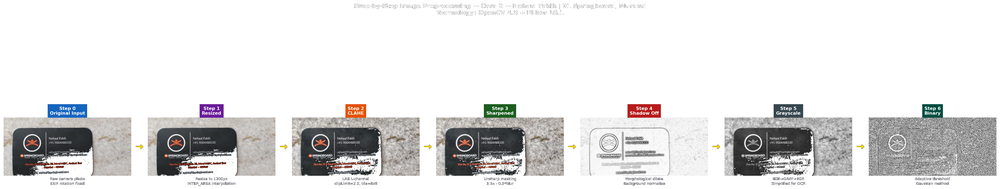
#> input picture report_images/09_step_by_step_card2.png, 1000 x 189 px, shrunk from 3627 x 684 before the run
$ python card_detector.py ../report_images/09_step_by_step_card2.png
#> lines starting #> are read from the running program, lines starting #| are printed output that depends on the picture; after the words box and inside, x2 and y2 are one past the last pixel; in counts of white or black regions, pixels touching at a corner belong together
"""
Automatic Visiting Card Detection and Background Removal
=========================================================
Detects the card boundary and crops out background noise
"""

import cv2
import numpy as np
from PIL import Image
import io


def detect_and_crop_card(image_bytes: bytes) -> bytes:
    """
    Detect visiting card in image and crop out background.

    Process:
    1. Convert to grayscale
    2. Apply edge detection
    3. Find largest rectangular contour (the card)
    4. Perspective transform to get clean card image
    5. Return cropped card as bytes
    """
    try:
        # Load image
        nparr = np.frombuffer(image_bytes, np.uint8)
        img = cv2.imdecode(nparr, cv2.IMREAD_COLOR)
#> img is the input picture: shape (189, 1000, 3); mean B, G, R 224.8, 224.9, 225.6

        if img is None:
            print("  ⚠️ Card detection: Failed to decode image")
            return image_bytes

        original = img.copy()
        height, width = img.shape[:2]
#> height = 189; width = 1000

        # Step 1: Preprocessing
        gray = cv2.cvtColor(img, cv2.COLOR_BGR2GRAY)

        # Apply bilateral filter to reduce noise while keeping edges sharp
        blurred = cv2.bilateralFilter(gray, 9, 75, 75)
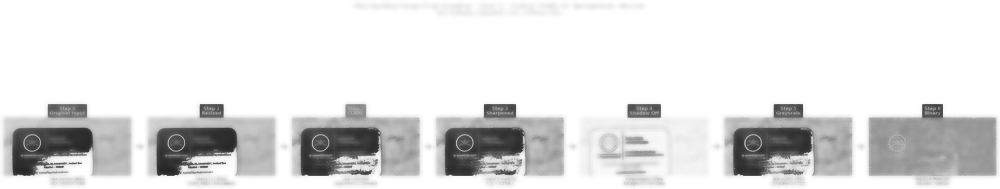
#> blurred: shape (189, 1000); min 38, max 255, mean 225.1

        # Step 2: Edge detection
        edges = cv2.Canny(blurred, 50, 150)
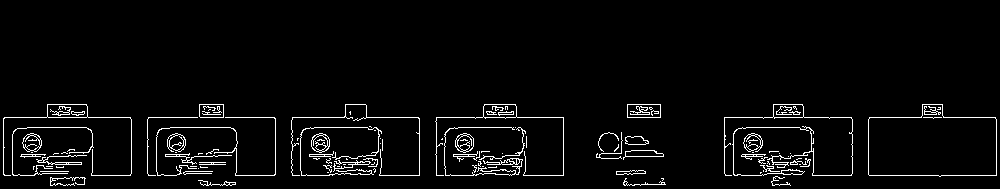
#> edges: shape (189, 1000); 3.8% white in thin lines or dots, all inside (x1, y1, x2, y2) = (3, 104, 997, 186)

        # Dilate edges to close gaps
        kernel = np.ones((5, 5), np.uint8)
        dilated = cv2.dilate(edges, kernel, iterations=1)
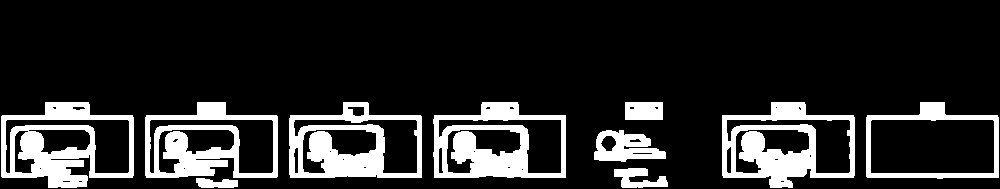
#> dilated: shape (189, 1000); 16% white; 10 white regions

        # Step 3: Find contours
        contours, _ = cv2.findContours(dilated, cv2.RETR_EXTERNAL, cv2.CHAIN_APPROX_SIMPLE)
#> contours = 10 contours; largest, box (x1, y1, x2, y2) and area: (1, 102, 134, 188) 8774, (722, 102, 855, 188) 8748, (433, 102, 566, 178) 8569, (866, 102, 999, 179) 8502, (289, 102, 422, 178) 8456

        if not contours:
            print("  ⚠️ Card detection: No contours found")
            return image_bytes

        # Sort contours by area (largest first)
        contours = sorted(contours, key=cv2.contourArea, reverse=True)

        # Step 4: Find the card (largest rectangular contour)
        card_contour = None
        for contour in contours[:10]:  # Check top 10 largest contours
            area = cv2.contourArea(contour)

            # Card should be at least 20% of image area
            if area < (width * height * 0.2):
                continue

            # Approximate contour to polygon
            peri = cv2.arcLength(contour, True)
            approx = cv2.approxPolyDP(contour, 0.02 * peri, True)

            # Card should have 4 corners (rectangle)
            if len(approx) == 4:
                card_contour = approx
                print(f"  ✅ Card detected: {len(approx)} corners, area={area:.0f}")
                break
#> this loop made 10 passes
#> area on passes 1, 2, 3, 4, 5, 6, 7, 9, 10: 8774.5, 8748.5, 8569, 8502.5, 8456, 8121, 1479, 538.5, 276
#> (contour, area) on pass 8: ([[625, 102], [625, 119], [662, 119], [662, 102]], 629)

        # If no perfect rectangle found, use largest contour's bounding box
        if card_contour is None:
            largest = contours[0]
#> largest = contour of 58 points, box (x1, y1, x2, y2) (1, 102, 134, 188), area 8774
            x, y, w, h = cv2.boundingRect(largest)
#> x = 1; y = 102; w = 133; h = 86

            # Check if bounding box is reasonable
            if w * h < (width * height * 0.2):
                print("  ⚠️ Card detection: Contour too small, using original")
                return image_bytes

            card_contour = np.array([
                [[x, y]],
                [[x + w, y]],
                [[x + w, y + h]],
                [[x, y + h]]
            ])
            print(f"  ✅ Card detected: Using bounding box {w}x{h}")

        # Step 5: Order points (top-left, top-right, bottom-right, bottom-left)
        pts = card_contour.reshape(4, 2)
        rect = order_points(pts)

        # Step 6: Perspective transform to get clean rectangular card
        (tl, tr, br, bl) = rect

        # Calculate width and height of card
        widthA = np.linalg.norm(br - bl)
        widthB = np.linalg.norm(tr - tl)
        maxWidth = max(int(widthA), int(widthB))

        heightA = np.linalg.norm(tr - br)
        heightB = np.linalg.norm(tl - bl)
        maxHeight = max(int(heightA), int(heightB))

        # Ensure reasonable aspect ratio (visiting cards are typically 3.5:2 or similar)
        aspect_ratio = maxWidth / maxHeight if maxHeight > 0 else 1
        if aspect_ratio < 1:  # Card is vertical, swap dimensions
            maxWidth, maxHeight = maxHeight, maxWidth

        # Destination points for perspective transform
        dst = np.array([
            [0, 0],
            [maxWidth - 1, 0],
            [maxWidth - 1, maxHeight - 1],
            [0, maxHeight - 1]
        ], dtype="float32")

        # Compute perspective transform matrix and apply it
        M = cv2.getPerspectiveTransform(rect, dst)
        warped = cv2.warpPerspective(original, M, (maxWidth, maxHeight))

        # Step 7: Post-processing - enhance contrast
        warped = enhance_card_image(warped)

        # Convert back to bytes
        _, buffer = cv2.imencode('.jpg', warped, [cv2.IMWRITE_JPEG_QUALITY, 95])
        cropped_bytes = buffer.tobytes()

        print(f"  ✅ Card cropped: {maxWidth}x{maxHeight} (aspect ratio: {aspect_ratio:.2f})")
        return cropped_bytes

    except Exception as e:
        print(f"  ⚠️ Card detection error: {e}")
        return image_bytes


# [65 lines left out: functions order_points, enhance_card_image, simple_crop_card, not called in this run]


def auto_rotate_card(image_bytes: bytes) -> bytes:
    """
    Detect and correct card rotation using text orientation
    """
    try:
        nparr = np.frombuffer(image_bytes, np.uint8)
        img = cv2.imdecode(nparr, cv2.IMREAD_COLOR)

        if img is None:
            return image_bytes

        # Convert to grayscale
        gray = cv2.cvtColor(img, cv2.COLOR_BGR2GRAY)

        # Detect text orientation using moments
        # This is a simple heuristic - text lines are usually horizontal
        edges = cv2.Canny(gray, 50, 150)
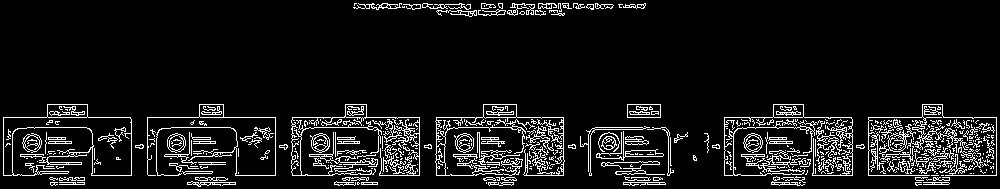
#> edges: shape (189, 1000); 8.9% white in thin lines or dots
        lines = cv2.HoughLinesP(edges, 1, np.pi/180, 100, minLineLength=50, maxLineGap=10)
#> lines = 142 rows, first 6: [868, 117, 996, 117], [868, 175, 996, 175], [27, 127, 86, 127], [292, 156, 365, 156], [868, 162, 960, 162], [580, 141, 648, 141]

        if lines is None:
            return image_bytes

        # Calculate average angle of detected lines
        angles = []
        for line in lines:
            x1, y1, x2, y2 = line[0]
            angle = np.degrees(np.arctan2(y2 - y1, x2 - x1))
            angles.append(angle)
#> this loop made 142 passes
#> (x1, y1, x2, y2, angle) on passes 1 to 12: (868, 117, 996, 117, 0), (868, 175, 996, 175, 0), (27, 127, 86, 127, 0), (292, 156, 365, 156, 0), (868, 162, 960, 162, 0), (580, 141, 648, 141, 0), (292, 143, 359, 143, 0), (436, 137, 498, 137, 0), (435, 154, 501, 154, 0), (292, 117, 419, 117, 0), (436, 156, 502, 157, 0.868), (47, 164, 100, 164, 0)
#> after the loop, angles = 142 values, max 3.24 at index 90, min -4.34 at index 126, mean -0.216

        if not angles:
            return image_bytes

        median_angle = np.median(angles)
#> median_angle = 0

        # If card is significantly rotated, correct it
        if abs(median_angle) > 5:  # More than 5 degrees
            height, width = img.shape[:2]
            center = (width // 2, height // 2)

            # Rotate image
            M = cv2.getRotationMatrix2D(center, median_angle, 1.0)
            rotated = cv2.warpAffine(img, M, (width, height),
                                     flags=cv2.INTER_CUBIC,
                                     borderMode=cv2.BORDER_REPLICATE)

            # Convert back to bytes
            _, buffer = cv2.imencode('.jpg', rotated, [cv2.IMWRITE_JPEG_QUALITY, 95])
            print(f"  ✅ Card rotated: {median_angle:.1f}°")
            return buffer.tobytes()

        return image_bytes

    except Exception as e:
        print(f"  ⚠️ Auto-rotate error: {e}")
        return image_bytes


def preprocess_card_image(image_bytes: bytes, enable_detection: bool = True) -> bytes:
    """
    Main preprocessing pipeline:
    1. Detect and crop card (remove background)
    2. Auto-rotate if needed
    3. Enhance for OCR

    Args:
        image_bytes: Original image bytes
        enable_detection: If True, use advanced detection. If False, use simple crop.

    Returns:
        Preprocessed image bytes
    """
    print("  🔍 Preprocessing card image...")

    if enable_detection:
        # Advanced: Detect card boundary and perspective transform
        image_bytes = detect_and_crop_card(image_bytes)
    else:
        # Simple: Just crop margins
        image_bytes = simple_crop_card(image_bytes)

    # Auto-rotate if needed
    image_bytes = auto_rotate_card(image_bytes)

    return image_bytes


# ── Self-test ─────────────────────────────────────────────────────────────────

if __name__ == '__main__':
    import sys

    if len(sys.argv) < 2:
        print("Usage: python card_detector.py <image_path>")
        sys.exit(1)

    image_path = sys.argv[1]

    # Load image
    with open(image_path, 'rb') as f:
        image_bytes = f.read()

    print(f"Processing: {image_path}")
    print(f"Original size: {len(image_bytes)} bytes")

    # Process
    processed = preprocess_card_image(image_bytes, enable_detection=True)

    print(f"Processed size: {len(processed)} bytes")

    # Save result
    output_path = image_path.replace('.', '_cropped.')
    with open(output_path, 'wb') as f:
        f.write(processed)

    print(f"✅ Saved to: {output_path}")

$ run again, on report_images/03_image_preprocessing_steps.png
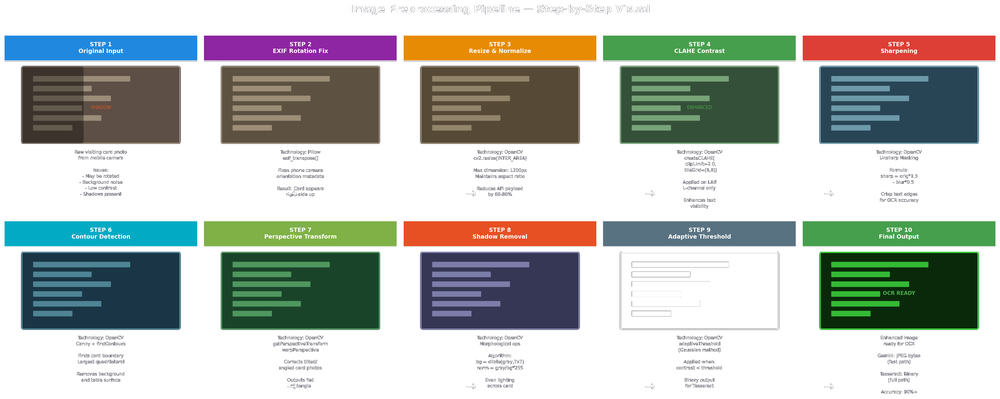
#> input picture report_images/03_image_preprocessing_steps.png, 1000 x 399 px, shrunk from 3285 x 1311 before the run
#> in detect_and_crop_card, img is the input picture: shape (399, 1000, 3); mean B, G, R 184, 189.4, 184
#> in detect_and_crop_card, `dilated = cv2.dilate(edges, kernel, iterations=1)`:
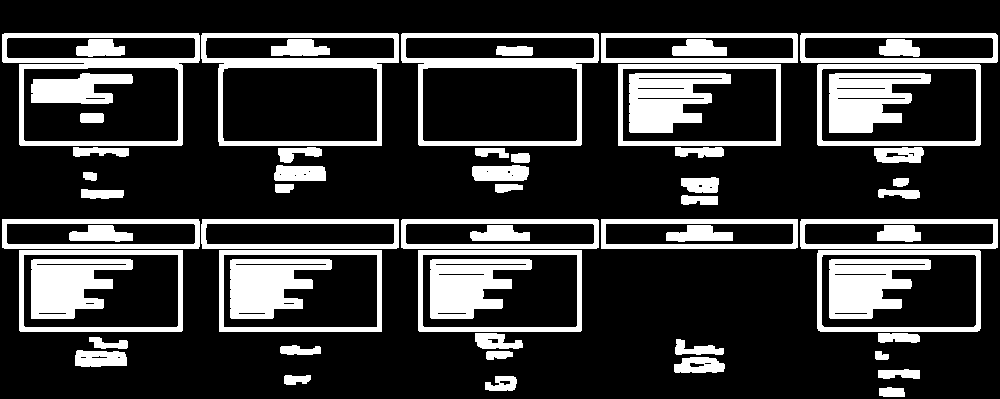
#> dilated: shape (399, 1000); 21.7% white; 62 white regions
#> contours = 45 contours; largest, box (x1, y1, x2, y2) and area: (401, 33, 599, 146) 19215, (201, 33, 399, 146) 19210, (2, 33, 200, 146) 19100, (418, 250, 582, 332) 13202, (19, 250, 183, 332) 13202
#> the loop in detect_and_crop_card, `for contour in contours[:10]:` made 10 passes
#> area on passes 1, 2, 3, 4, 5, 6, 7, 10: 19215, 19209.5, 19099.5, 13202, 13202, 13201, 13192, 5709
#> largest = contour of 22 points, box (x1, y1, x2, y2) (401, 33, 599, 146), area 19215
#> x = 401; y = 33; w = 198; h = 113
#> in auto_rotate_card, `edges = cv2.Canny(gray, 50, 150)`:
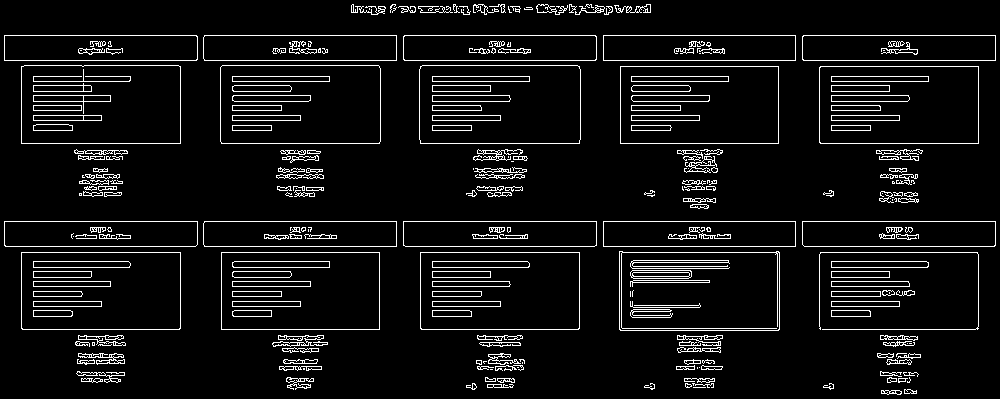
#> edges: shape (399, 1000); 6.9% white in thin lines or dots
#> lines = 100 rows, first 6: [4, 60, 995, 60], [4, 221, 995, 221], [4, 35, 995, 35], [5, 246, 994, 246], [221, 252, 379, 252], [421, 329, 578, 329]
#> the loop in auto_rotate_card, `for line in lines:` made 100 passes
#> (x1, y1, x2, y2, angle) on passes 1 to 8: (4, 60, 995, 60, 0), (4, 221, 995, 221, 0), (4, 35, 995, 35, 0), (5, 246, 994, 246, 0), (221, 252, 379, 252, 0), (421, 329, 578, 329, 0), (21, 143, 180, 143, 0), (831, 76, 928, 76, 0)
#> after the loop in auto_rotate_card, `for line in lines:`: angles = 100 values, max 1.02 at index 99, min -90 at index 57, mean -3.61
#> median_angle = 0
